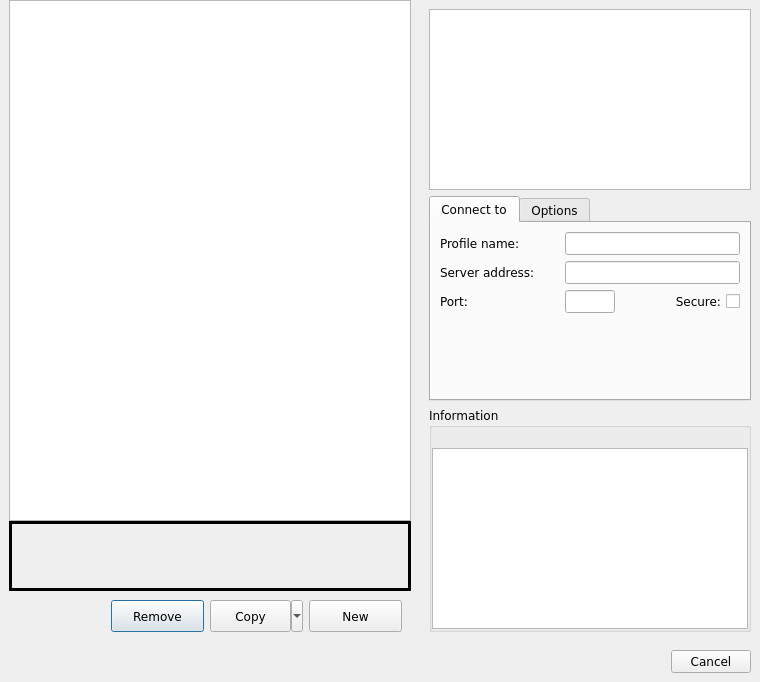
<?xml version="1.0" encoding="UTF-8"?>
<ui version="4.0">
 <class>connection_profiles</class>
 <widget class="QDialog" name="connection_profiles">
  <property name="geometry">
   <rect>
    <x>0</x>
    <y>0</y>
    <width>760</width>
    <height>682</height>
   </rect>
  </property>
  <property name="minimumSize">
   <size>
    <width>760</width>
    <height>0</height>
   </size>
  </property>
  <property name="font">
   <font>
    <family>Bitstream Vera Sans</family>
   </font>
  </property>
  <property name="windowTitle">
   <string>Select a profile to connect with</string>
  </property>
  <layout class="QVBoxLayout" name="verticalLayout_2">
   <property name="spacing">
    <number>0</number>
   </property>
   <property name="leftMargin">
    <number>0</number>
   </property>
   <property name="topMargin">
    <number>0</number>
   </property>
   <property name="rightMargin">
    <number>0</number>
   </property>
   <property name="bottomMargin">
    <number>0</number>
   </property>
   <item>
    <widget class="QWidget" name="widget_top" native="true">
     <property name="sizePolicy">
      <sizepolicy hsizetype="Expanding" vsizetype="Expanding">
       <horstretch>0</horstretch>
       <verstretch>0</verstretch>
      </sizepolicy>
     </property>
     <property name="minimumSize">
      <size>
       <width>0</width>
       <height>0</height>
      </size>
     </property>
     <layout class="QHBoxLayout" name="horizontalLayout">
      <property name="spacing">
       <number>0</number>
      </property>
      <property name="leftMargin">
       <number>0</number>
      </property>
      <property name="topMargin">
       <number>0</number>
      </property>
      <property name="rightMargin">
       <number>0</number>
      </property>
      <property name="bottomMargin">
       <number>0</number>
      </property>
      <item>
       <widget class="QWidget" name="widget_topLeft" native="true">
        <property name="sizePolicy">
         <sizepolicy hsizetype="Expanding" vsizetype="Expanding">
          <horstretch>0</horstretch>
          <verstretch>0</verstretch>
         </sizepolicy>
        </property>
        <property name="minimumSize">
         <size>
          <width>0</width>
          <height>0</height>
         </size>
        </property>
        <layout class="QVBoxLayout" name="verticalLayout_3">
         <property name="spacing">
          <number>0</number>
         </property>
         <property name="topMargin">
          <number>0</number>
         </property>
         <property name="bottomMargin">
          <number>0</number>
         </property>
         <item>
          <widget class="QListWidget" name="listWidget_profiles">
           <property name="minimumSize">
            <size>
             <width>365</width>
             <height>0</height>
            </size>
           </property>
           <property name="accessibleName">
            <string>profiles list</string>
           </property>
           <property name="resizeMode">
            <enum>QListView::Adjust</enum>
           </property>
          </widget>
         </item>
         <item>
          <widget class="QFrame" name="notificationArea">
           <property name="sizePolicy">
            <sizepolicy hsizetype="Expanding" vsizetype="Fixed">
             <horstretch>0</horstretch>
             <verstretch>0</verstretch>
            </sizepolicy>
           </property>
           <property name="minimumSize">
            <size>
             <width>0</width>
             <height>70</height>
            </size>
           </property>
           <property name="maximumSize">
            <size>
             <width>16777215</width>
             <height>16777215</height>
            </size>
           </property>
           <property name="font">
            <font>
             <pointsize>16</pointsize>
             <stylestrategy>PreferAntialias</stylestrategy>
            </font>
           </property>
           <property name="cursor">
            <cursorShape>ArrowCursor</cursorShape>
           </property>
           <property name="autoFillBackground">
            <bool>true</bool>
           </property>
           <property name="frameShape">
            <enum>QFrame::Box</enum>
           </property>
           <property name="frameShadow">
            <enum>QFrame::Plain</enum>
           </property>
           <property name="lineWidth">
            <number>3</number>
           </property>
           <property name="midLineWidth">
            <number>3</number>
           </property>
           <layout class="QHBoxLayout" name="horizontalLayout_2">
            <property name="spacing">
             <number>0</number>
            </property>
            <property name="leftMargin">
             <number>0</number>
            </property>
            <property name="topMargin">
             <number>0</number>
            </property>
            <property name="rightMargin">
             <number>0</number>
            </property>
            <property name="bottomMargin">
             <number>0</number>
            </property>
            <item>
             <widget class="QLabel" name="notificationAreaIconLabelWarning">
              <property name="sizePolicy">
               <sizepolicy hsizetype="Fixed" vsizetype="Fixed">
                <horstretch>0</horstretch>
                <verstretch>0</verstretch>
               </sizepolicy>
              </property>
              <property name="autoFillBackground">
               <bool>true</bool>
              </property>
              <property name="text">
               <string/>
              </property>
              <property name="pixmap">
               <pixmap resource="../mudlet.qrc">:/icons/dialog-warning.png</pixmap>
              </property>
              <property name="scaledContents">
               <bool>false</bool>
              </property>
              <property name="alignment">
               <set>Qt::AlignCenter</set>
              </property>
              <property name="wordWrap">
               <bool>true</bool>
              </property>
              <property name="margin">
               <number>5</number>
              </property>
              <property name="textInteractionFlags">
               <set>Qt::TextSelectableByMouse</set>
              </property>
             </widget>
            </item>
            <item>
             <widget class="QLabel" name="notificationAreaIconLabelError">
              <property name="sizePolicy">
               <sizepolicy hsizetype="Fixed" vsizetype="Fixed">
                <horstretch>0</horstretch>
                <verstretch>0</verstretch>
               </sizepolicy>
              </property>
              <property name="autoFillBackground">
               <bool>true</bool>
              </property>
              <property name="text">
               <string/>
              </property>
              <property name="pixmap">
               <pixmap resource="../mudlet.qrc">:/icons/dialog-error.png</pixmap>
              </property>
              <property name="scaledContents">
               <bool>false</bool>
              </property>
              <property name="alignment">
               <set>Qt::AlignCenter</set>
              </property>
              <property name="wordWrap">
               <bool>true</bool>
              </property>
              <property name="margin">
               <number>5</number>
              </property>
              <property name="textInteractionFlags">
               <set>Qt::TextSelectableByMouse</set>
              </property>
             </widget>
            </item>
            <item>
             <widget class="QLabel" name="notificationAreaIconLabelInformation">
              <property name="sizePolicy">
               <sizepolicy hsizetype="Fixed" vsizetype="Fixed">
                <horstretch>0</horstretch>
                <verstretch>0</verstretch>
               </sizepolicy>
              </property>
              <property name="autoFillBackground">
               <bool>true</bool>
              </property>
              <property name="text">
               <string/>
              </property>
              <property name="pixmap">
               <pixmap resource="../mudlet.qrc">:/icons/dialog-information.png</pixmap>
              </property>
              <property name="scaledContents">
               <bool>false</bool>
              </property>
              <property name="alignment">
               <set>Qt::AlignCenter</set>
              </property>
              <property name="wordWrap">
               <bool>true</bool>
              </property>
              <property name="margin">
               <number>5</number>
              </property>
              <property name="textInteractionFlags">
               <set>Qt::TextSelectableByMouse</set>
              </property>
             </widget>
            </item>
            <item>
             <widget class="QLabel" name="notificationAreaMessageBox">
              <property name="sizePolicy">
               <sizepolicy hsizetype="Expanding" vsizetype="Expanding">
                <horstretch>0</horstretch>
                <verstretch>0</verstretch>
               </sizepolicy>
              </property>
              <property name="font">
               <font>
                <pointsize>8</pointsize>
                <stylestrategy>PreferAntialias</stylestrategy>
               </font>
              </property>
              <property name="autoFillBackground">
               <bool>true</bool>
              </property>
              <property name="text">
               <string/>
              </property>
              <property name="scaledContents">
               <bool>true</bool>
              </property>
              <property name="alignment">
               <set>Qt::AlignLeading|Qt::AlignLeft|Qt::AlignVCenter</set>
              </property>
              <property name="wordWrap">
               <bool>true</bool>
              </property>
              <property name="margin">
               <number>5</number>
              </property>
              <property name="openExternalLinks">
               <bool>true</bool>
              </property>
              <property name="textInteractionFlags">
               <set>Qt::LinksAccessibleByMouse|Qt::TextSelectableByMouse</set>
              </property>
             </widget>
            </item>
           </layout>
          </widget>
         </item>
         <item>
          <widget class="QWidget" name="profileAdminArea" native="true">
           <property name="sizePolicy">
            <sizepolicy hsizetype="Expanding" vsizetype="Preferred">
             <horstretch>0</horstretch>
             <verstretch>0</verstretch>
            </sizepolicy>
           </property>
           <property name="minimumSize">
            <size>
             <width>0</width>
             <height>50</height>
            </size>
           </property>
           <property name="maximumSize">
            <size>
             <width>16777215</width>
             <height>16777215</height>
            </size>
           </property>
           <layout class="QHBoxLayout" name="horizontalLayout_5">
            <item>
             <spacer name="horizontalSpacer_4">
              <property name="orientation">
               <enum>Qt::Horizontal</enum>
              </property>
              <property name="sizeHint" stdset="0">
               <size>
                <width>15</width>
                <height>20</height>
               </size>
              </property>
             </spacer>
            </item>
            <item>
             <widget class="QPushButton" name="remove_profile_button">
              <property name="sizePolicy">
               <sizepolicy hsizetype="Expanding" vsizetype="Preferred">
                <horstretch>0</horstretch>
                <verstretch>0</verstretch>
               </sizepolicy>
              </property>
              <property name="minimumSize">
               <size>
                <width>0</width>
                <height>25</height>
               </size>
              </property>
              <property name="text">
               <string>Remove</string>
              </property>
             </widget>
            </item>
            <item>
             <widget class="QToolButton" name="copy_profile_toolbutton">
              <property name="sizePolicy">
               <sizepolicy hsizetype="Expanding" vsizetype="Preferred">
                <horstretch>0</horstretch>
                <verstretch>0</verstretch>
               </sizepolicy>
              </property>
              <property name="minimumSize">
               <size>
                <width>0</width>
                <height>25</height>
               </size>
              </property>
              <property name="text">
               <string>Copy</string>
              </property>
              <property name="popupMode">
               <enum>QToolButton::MenuButtonPopup</enum>
              </property>
              <property name="toolButtonStyle">
               <enum>Qt::ToolButtonFollowStyle</enum>
              </property>
             </widget>
            </item>
            <item>
             <widget class="QPushButton" name="new_profile_button">
              <property name="sizePolicy">
               <sizepolicy hsizetype="Expanding" vsizetype="Preferred">
                <horstretch>0</horstretch>
                <verstretch>0</verstretch>
               </sizepolicy>
              </property>
              <property name="minimumSize">
               <size>
                <width>0</width>
                <height>25</height>
               </size>
              </property>
              <property name="text">
               <string>New</string>
              </property>
             </widget>
            </item>
           </layout>
          </widget>
         </item>
        </layout>
       </widget>
      </item>
      <item>
       <widget class="QWidget" name="widget_topRight" native="true">
        <property name="sizePolicy">
         <sizepolicy hsizetype="Fixed" vsizetype="Expanding">
          <horstretch>0</horstretch>
          <verstretch>0</verstretch>
         </sizepolicy>
        </property>
        <property name="minimumSize">
         <size>
          <width>340</width>
          <height>0</height>
         </size>
        </property>
        <property name="maximumSize">
         <size>
          <width>300</width>
          <height>16777215</height>
         </size>
        </property>
        <layout class="QVBoxLayout" name="verticalLayout">
         <item>
          <widget class="QTextBrowser" name="welcome_message">
           <property name="enabled">
            <bool>true</bool>
           </property>
           <property name="sizePolicy">
            <sizepolicy hsizetype="Expanding" vsizetype="Expanding">
             <horstretch>0</horstretch>
             <verstretch>0</verstretch>
            </sizepolicy>
           </property>
           <property name="minimumSize">
            <size>
             <width>0</width>
             <height>140</height>
            </size>
           </property>
           <property name="maximumSize">
            <size>
             <width>16777215</width>
             <height>16777215</height>
            </size>
           </property>
           <property name="accessibleName">
            <string>welcome message</string>
           </property>
           <property name="openLinks">
            <bool>false</bool>
           </property>
          </widget>
         </item>
         <item>
          <widget class="QTabWidget" name="tabWidget_connectionInfo">
           <property name="sizePolicy">
            <sizepolicy hsizetype="Expanding" vsizetype="Minimum">
             <horstretch>0</horstretch>
             <verstretch>0</verstretch>
            </sizepolicy>
           </property>
           <property name="currentIndex">
            <number>0</number>
           </property>
           <widget class="QWidget" name="tab_connection_info">
            <attribute name="title">
             <string>Connect to</string>
            </attribute>
            <layout class="QGridLayout" name="gridLayout">
             <item row="0" column="0">
              <widget class="QLabel" name="label_profileName">
               <property name="text">
                <string>Profile name:</string>
               </property>
               <property name="buddy">
                <cstring>profile_name_entry</cstring>
               </property>
              </widget>
             </item>
             <item row="0" column="1" colspan="2">
              <widget class="QLineEdit" name="profile_name_entry">
               <property name="font">
                <font>
                 <pointsize>9</pointsize>
                </font>
               </property>
               <property name="accessibleName">
                <string>Profile name</string>
               </property>
               <property name="accessibleDescription">
                <string comment="Using lower case letters for 'ASCII' may make speech synthesisers say 'askey' which is quicker than 'Aay Ess Cee Eye Eye'!">A unique name for the profile but which is limited to a subset of ascii characters only.</string>
               </property>
               <property name="readOnly">
                <bool>false</bool>
               </property>
              </widget>
             </item>
             <item row="1" column="0">
              <widget class="QLabel" name="label_serverUrl">
               <property name="text">
                <string>Server address:</string>
               </property>
               <property name="buddy">
                <cstring>host_name_entry</cstring>
               </property>
              </widget>
             </item>
             <item row="1" column="1" colspan="2">
              <widget class="QLineEdit" name="host_name_entry">
               <property name="minimumSize">
                <size>
                 <width>100</width>
                 <height>0</height>
                </size>
               </property>
               <property name="font">
                <font>
                 <pointsize>9</pointsize>
                </font>
               </property>
               <property name="accessibleName">
                <string>Game server URL</string>
               </property>
               <property name="accessibleDescription">
                <string>The Internet host name or IP address</string>
               </property>
              </widget>
             </item>
             <item row="2" column="0">
              <widget class="QLabel" name="label_port">
               <property name="text">
                <string>Port:</string>
               </property>
               <property name="buddy">
                <cstring>port_entry</cstring>
               </property>
              </widget>
             </item>
             <item row="2" column="1">
              <widget class="QLineEdit" name="port_entry">
               <property name="minimumSize">
                <size>
                 <width>40</width>
                 <height>0</height>
                </size>
               </property>
               <property name="maximumSize">
                <size>
                 <width>50</width>
                 <height>16777215</height>
                </size>
               </property>
               <property name="font">
                <font>
                 <pointsize>9</pointsize>
                </font>
               </property>
               <property name="accessibleName">
                <string>Game server port</string>
               </property>
               <property name="accessibleDescription">
                <string>The port that is used together with the server name to make the connection to the game server. If not specified a default of 23 for "Telnet" connections is used. Secure connections may require a different port number.</string>
               </property>
               <property name="text">
                <string/>
               </property>
               <property name="maxLength">
                <number>32767</number>
               </property>
               <property name="echoMode">
                <enum>QLineEdit::Normal</enum>
               </property>
               <property name="cursorPosition">
                <number>0</number>
               </property>
              </widget>
             </item>
             <item row="2" column="2">
              <widget class="QCheckBox" name="port_ssl_tsl">
               <property name="accessibleName">
                <string>Connect via a secure protocol</string>
               </property>
               <property name="accessibleDescription">
                <string>Make Mudlet use a secure SSL/TLS protocol instead of an unencrypted one</string>
               </property>
               <property name="layoutDirection">
                <enum>Qt::RightToLeft</enum>
               </property>
               <property name="text">
                <string>Secure:</string>
               </property>
              </widget>
             </item>
             <item row="3" column="1">
              <spacer name="verticalSpacer">
               <property name="orientation">
                <enum>Qt::Vertical</enum>
               </property>
               <property name="sizeHint" stdset="0">
                <size>
                 <width>20</width>
                 <height>40</height>
                </size>
               </property>
              </spacer>
             </item>
            </layout>
           </widget>
           <widget class="QWidget" name="tab_options">
            <attribute name="title">
             <string>Options</string>
            </attribute>
            <layout class="QGridLayout" name="gridLayout_2">
             <item row="0" column="0">
              <widget class="QLabel" name="label_characterName">
               <property name="text">
                <string>Character name:</string>
               </property>
               <property name="buddy">
                <cstring>login_entry</cstring>
               </property>
              </widget>
             </item>
             <item row="0" column="1">
              <widget class="QLineEdit" name="login_entry">
               <property name="toolTip">
                <string>The characters name</string>
               </property>
               <property name="accessibleName">
                <string>Character name</string>
               </property>
               <property name="accessibleDescription">
                <string>If provided will be sent, along with password to identify the user in the game.</string>
               </property>
               <property name="echoMode">
                <enum>QLineEdit::Normal</enum>
               </property>
              </widget>
             </item>
             <item row="1" column="0">
              <widget class="QLabel" name="label_password">
               <property name="text">
                <string>Password:</string>
               </property>
               <property name="buddy">
                <cstring>character_password_entry</cstring>
               </property>
              </widget>
             </item>
             <item row="1" column="1">
              <widget class="QLineEdit" name="character_password_entry">
               <property name="toolTip">
                <string>Characters password. Note that the password isn't encrypted in storage</string>
               </property>
               <property name="accessibleName">
                <string>Password</string>
               </property>
               <property name="accessibleDescription">
                <string>If provided will be sent, along with the character name to identify the user in the game.</string>
               </property>
               <property name="echoMode">
                <enum>QLineEdit::Password</enum>
               </property>
              </widget>
             </item>
             <item row="2" column="0">
              <widget class="QLabel" name="label_profileHistory">
               <property name="text">
                <string>Profile history:</string>
               </property>
               <property name="buddy">
                <cstring>profile_history</cstring>
               </property>
              </widget>
             </item>
             <item row="2" column="1">
              <widget class="QComboBox" name="profile_history">
               <property name="sizePolicy">
                <sizepolicy hsizetype="Expanding" vsizetype="Fixed">
                 <horstretch>0</horstretch>
                 <verstretch>0</verstretch>
                </sizepolicy>
               </property>
               <property name="minimumSize">
                <size>
                 <width>0</width>
                 <height>0</height>
                </size>
               </property>
               <item>
                <property name="text">
                 <string>load newest profile</string>
                </property>
               </item>
               <item>
                <property name="text">
                 <string>load oldest profile</string>
                </property>
               </item>
              </widget>
             </item>
             <item row="3" column="0">
              <widget class="QCheckBox" name="discord_optin_checkBox">
               <property name="enabled">
                <bool>false</bool>
               </property>
               <property name="toolTip">
                <string>Enable Discord integration (not supported by game)</string>
               </property>
               <property name="accessibleName">
                <string>Discord integration</string>
               </property>
               <property name="accessibleDescription">
                <string>Allow this profile to use Mudlet's Discord "Rich Presence"  features</string>
               </property>
               <property name="text">
                <string/>
               </property>
               <property name="icon">
                <iconset resource="../mudlet.qrc">
                 <normaloff>:/icons/Discord-Logo+Wordmark-Color.png</normaloff>:/icons/Discord-Logo+Wordmark-Color.png
                </iconset>
               </property>
               <property name="iconSize">
                <size>
                 <width>65</width>
                 <height>18</height>
                </size>
               </property>
              </widget>
             </item>
             <item row="4" column="0" colspan="2">
              <widget class="QCheckBox" name="autologin_checkBox">
               <property name="sizePolicy">
                <sizepolicy hsizetype="Maximum" vsizetype="Fixed">
                 <horstretch>0</horstretch>
                 <verstretch>0</verstretch>
                </sizepolicy>
               </property>
               <property name="toolTip">
                <string>With this enabled, Mudlet will automatically start and connect on this profile when it is launched</string>
               </property>
               <property name="accessibleName">
                <string>Auto-open profile</string>
               </property>
               <property name="accessibleDescription">
                <string>Automatically start this profile when Mudlet is run</string>
               </property>
               <property name="layoutDirection">
                <enum>Qt::LeftToRight</enum>
               </property>
               <property name="text">
                <string>Open profile on Mudlet start</string>
               </property>
              </widget>
             </item>
             <item row="5" column="0" colspan="2">
              <widget class="QCheckBox" name="auto_reconnect">
               <property name="accessibleName">
                <string>Auto-reconnect</string>
               </property>
               <property name="accessibleDescription">
                <string>Automatically reconnect this profile if it should become disconnected for any reason other than the user disconnecting from the game server.</string>
               </property>
               <property name="layoutDirection">
                <enum>Qt::LeftToRight</enum>
               </property>
               <property name="text">
                <string>Reconnect automatically</string>
               </property>
              </widget>
             </item>
            </layout>
           </widget>
          </widget>
         </item>
         <item>
          <widget class="QGroupBox" name="informationArea">
           <property name="sizePolicy">
            <sizepolicy hsizetype="Expanding" vsizetype="Expanding">
             <horstretch>0</horstretch>
             <verstretch>0</verstretch>
            </sizepolicy>
           </property>
           <property name="minimumSize">
            <size>
             <width>0</width>
             <height>0</height>
            </size>
           </property>
           <property name="title">
            <string>Information</string>
           </property>
           <layout class="QVBoxLayout" name="vBoxLayout_4">
            <property name="leftMargin">
             <number>0</number>
            </property>
            <property name="topMargin">
             <number>0</number>
            </property>
            <property name="rightMargin">
             <number>0</number>
            </property>
            <property name="bottomMargin">
             <number>0</number>
            </property>
            <item>
             <widget class="QLabel" name="website_entry">
              <property name="sizePolicy">
               <sizepolicy hsizetype="Expanding" vsizetype="Preferred">
                <horstretch>0</horstretch>
                <verstretch>0</verstretch>
               </sizepolicy>
              </property>
              <property name="font">
               <font>
                <pointsize>9</pointsize>
               </font>
              </property>
              <property name="text">
               <string/>
              </property>
              <property name="scaledContents">
               <bool>true</bool>
              </property>
              <property name="alignment">
               <set>Qt::AlignCenter</set>
              </property>
              <property name="openExternalLinks">
               <bool>true</bool>
              </property>
             </widget>
            </item>
            <item>
             <widget class="QPlainTextEdit" name="mud_description_textedit">
              <property name="minimumSize">
               <size>
                <width>0</width>
                <height>0</height>
               </size>
              </property>
              <property name="maximumSize">
               <size>
                <width>16777215</width>
                <height>16777215</height>
               </size>
              </property>
              <property name="toolTip">
               <string>Game description or your notes</string>
              </property>
              <property name="accessibleName">
               <string>Game description or your notes</string>
              </property>
              <property name="tabChangesFocus">
               <bool>true</bool>
              </property>
              <property name="readOnly">
               <bool>false</bool>
              </property>
             </widget>
            </item>
           </layout>
          </widget>
         </item>
        </layout>
       </widget>
      </item>
     </layout>
    </widget>
   </item>
   <item>
    <widget class="QWidget" name="widget_bottom" native="true">
     <layout class="QHBoxLayout" name="horizontalLayout_3">
      <item>
       <spacer name="horizontalSpacer">
        <property name="orientation">
         <enum>Qt::Horizontal</enum>
        </property>
        <property name="sizeHint" stdset="0">
         <size>
          <width>40</width>
          <height>20</height>
         </size>
        </property>
       </spacer>
      </item>
      <item>
       <widget class="QDialogButtonBox" name="dialog_buttonbox">
        <property name="sizePolicy">
         <sizepolicy hsizetype="Expanding" vsizetype="Fixed">
          <horstretch>0</horstretch>
          <verstretch>0</verstretch>
         </sizepolicy>
        </property>
        <property name="minimumSize">
         <size>
          <width>50</width>
          <height>0</height>
         </size>
        </property>
        <property name="maximumSize">
         <size>
          <width>340</width>
          <height>16777215</height>
         </size>
        </property>
        <property name="orientation">
         <enum>Qt::Horizontal</enum>
        </property>
        <property name="standardButtons">
         <set>QDialogButtonBox::Cancel</set>
        </property>
        <property name="centerButtons">
         <bool>false</bool>
        </property>
       </widget>
      </item>
     </layout>
    </widget>
   </item>
  </layout>
 </widget>
 <tabstops>
  <tabstop>listWidget_profiles</tabstop>
  <tabstop>welcome_message</tabstop>
  <tabstop>profile_name_entry</tabstop>
  <tabstop>host_name_entry</tabstop>
  <tabstop>port_entry</tabstop>
  <tabstop>port_ssl_tsl</tabstop>
  <tabstop>tabWidget_connectionInfo</tabstop>
  <tabstop>login_entry</tabstop>
  <tabstop>character_password_entry</tabstop>
  <tabstop>profile_history</tabstop>
  <tabstop>discord_optin_checkBox</tabstop>
  <tabstop>autologin_checkBox</tabstop>
  <tabstop>auto_reconnect</tabstop>
  <tabstop>mud_description_textedit</tabstop>
  <tabstop>remove_profile_button</tabstop>
  <tabstop>copy_profile_toolbutton</tabstop>
  <tabstop>new_profile_button</tabstop>
 </tabstops>
 <resources>
  <include location="../mudlet.qrc"/>
 </resources>
 <connections/>
</ui>
